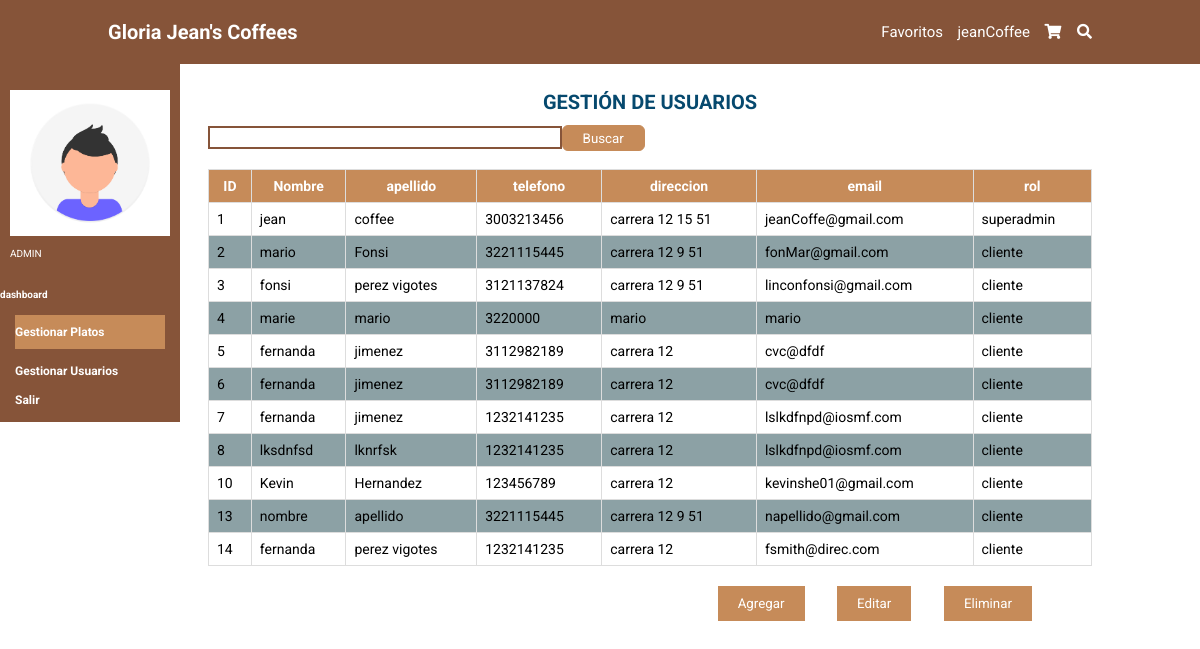
Screenshot of /dashboard/usuarios/ (signed in) with the database file from the repository.
### tables this page shows
CREATE TABLE usuario (id_usuario INTEGER PRIMARY KEY AUTOINCREMENT NOT NULL UNIQUE, nombre STRING (100) NOT NULL, apellido STRING (100) NOT NULL, telefono INTEGER NOT NULL, direccion STRING (50) NOT NULL, email STRING (100) NOT NULL, user STRING (50) NOT NULL UNIQUE, contraseña STRING (100) NOT NULL, rol STRING (20) NOT NULL DEFAULT cliente, estado CHAR (1) DEFAULT A NOT NULL);

### app.py (the view, shortened to what this page needs)
@app.route('/dashboard/usuarios/', methods=['GET', 'POST'])
def usuarios():
    form = search()
    if request.method == 'GET':
        sql = f'SELECT *FROM usuario'
        res = seleccion(sql)
    return render_template('usuarios.html', form=form, titulo='dashboard', res=res)

### forms.py
class search(FlaskForm):
    seh = TextField('Buscar')

### conexion.py (called while the page is built)
def seleccion(sql) -> list:
    try:
        with sqlite3.connect(URL_DB) as con:
            cur = con.cursor()
            res = cur.execute(sql).fetchall()
    except Exception:
        res = None
    return res

### templates/usuarios.html
{% extends 'base.html' %}
{% block cuerpo %}
    <section class="Gplatos">
        <div class="aside">
            <div class="user">
                <img src="{{ url_for('static',filename='img/foto.png')}}" class="fotico-dashboard" alt="" >
                <p class="rol">ADMIN</p>
            </div>
            <div class="plataforma">
                <h4>dashboard</h4>
            </div>
             <nav class="navbar-aside">
              <a href='/dashboard/platos/' class="dashboard-platos">Gestionar Platos</a>
              <a href='/dashboard/usuarios/' class="dashboard-usuarios">Gestionar Usuarios</a>
              <a href='/salir'>Salir</a>
            </nav>
        </div>
        <div class="tabla">
          <h1 class="text-title">GESTI&Oacute;N DE USUARIOS</h1><br>
          <form name='fbuscarD' id='fbuscarD' action='' method='POST'>
            <div class="buscar-plato">
              {{ form.seh(class="buscar") }}
              <input type="submit" class="btn_buscar" value="Buscar">
            </div>
          </form>
              <table>
                  <tr>
                    <th>ID</th>
                    <th>Nombre</th>
                    <th>apellido</th>
                    <th>telefono</th>
                    <th>direccion</th>
                    <th>email</th>
                    <th>rol</th>
                  </tr>
                  {% for i in res %}
                  <tr>
                    <td>{{ i[0] }}</td>
                    <td>{{ i[1] }}</td>
                    <td>{{ i[2] }}</td>
                    <td>{{ i[3] }}</td>
                    <td>{{ i[4] }}</td>
                    <td>{{ i[5] }}</td>
                    <td>{{ i[8] }}</td>
                  </tr>
                  {% endfor%}
                </table>
                <div class="botones">
                  <input type="submit" value="Agregar" href='/dashboard/platos/agregar_plato/'>
                  <input type="submit" value="Editar" href='/dashboard/platos/editar_plato/'>
                  <input type="submit" value="Eliminar">
              </div>
          </div>
    </section>
{% endblock %}

### templates/base.html (shortened to what this page needs)
<!DOCTYPE html>
<html lang="es">
  <head>
    <link rel="stylesheet" href="{{ url_for('static',filename='css/style.css')}}"/>
    <link
      rel="stylesheet"
      href="https://cdnjs.cloudflare.com/ajax/libs/font-awesome/5.15.4/css/all.min.css"
    />
</head>
    <body>
        <header>
            <a href="/home" class="logo">Gloria Jean's Coffees</a>
            <nav class="navbar">
                {% if 'user' in session %}
                <a href='/favoritos'>Favoritos</a>
                <a href='/perfil'>{{ session['user'] }}</a>
                {% else %}
                <a href='/login'>Entrar</a>
                <a href='/sign_in' id="principal">Registrarse</a>
                {% endif %}
                <a href='/shopping_car' id="carrito"><i class="fas fa-shopping-cart"></i> </a>
                <a href="/buscar" id="buscar"><i class="fas fa-search"></i> </a>
            </nav>
        </header>
        <div >
           {% block cuerpo %}{% endblock %}
        </div>
    </body>
</html>

### static/css/style.css (style rules this page uses)
:root { --marron: #865439; --marronclaro: #c68b59; }
* { border: 0; box-sizing: border-box; font-family: "Roboto", sans-serif; padding: 0; margin: 0; transition: all 0.2s linear; text-decoration: none; list-style: none; outline: none; }
html { font-size: 62.5%; overflow-x: hidden; scroll-behavior: smooth; scroll-padding-top: 6rem; }
section { padding: 2rem 9%; }
header { background-color: var(--marron); position: fixed; left: 0; right: 0; top: 0; display: flex; justify-content: space-between; align-items: center; padding: 2rem 9%; z-index: 1000; }
header .logo { color: #ffffff; font-size: 2rem; font-weight: bolder; }
header .navbar a { color: #ffffff; font-size: 1.5rem; margin-left: 1.2rem; }
.buscar { margin-top: 1px; color: black; border: 2px solid var(--marron); width: 40%; margin-bottom: 2rem; padding: .2rem; }
.text-title, .text-title-profile { margin-top: 5rem; font-size: 20px; color: #06496E; display: flex; justify-content: center; }
.Gplatos { padding: 2rem 0%; top:40px; color: #ffffff; display: flex; align-items: center; }
.tabla { padding: 2rem 9%; width: 100%; margin-left: 100px; }
.aside { background-color:var(--marron); width: 18rem; max-height:120vh; position: fixed; top: 60px; }
.user { padding:3rem 1rem; margin: auto; width:100%; }
.fotico-dashboard { width: 100%; margin-bottom: 1rem; }
.navbar-aside a { display: block; color: #ffffff; margin: 1.5rem; font-size: 1.2rem; font-weight: bolder; }
table { font-family: arial, sans-serif; border-collapse: collapse; width: 100%; margin-bottom: 2rem; }
td, th { border: 1px solid #dddddd; text-align: left; padding: 8px; }
td { font-size: 14px; color: #000; }
th { background-color: var(--marronclaro); text-align: center; font-size: 14px; }
tr:nth-child(odd) { background-color: #8CA1A5; }
.botones { position: absolute; right:138px; }
.botones input[type="submit"] { background: var(--marronclaro); color: #ffffff; padding: 1rem 2rem; margin-right: 3rem; cursor: pointer; }
.buscar-plato { display: flex; }
.btn_buscar { background-color: var(--marronclaro); padding: .2rem 2rem; height:26px; color: #ffffff; border: 1px solid var(--marronclaro); border-radius: .6rem; cursor: pointer; }
.dashboard-platos { background: var(--marronclaro); padding: 1rem 0; }

### rows the page displays
usuario: user "jeanCoffee", id_usuario "1", nombre "jean", apellido "coffee", telefono "3003213456", direccion "carrera 12 15 51", email "jeanCoffe@gmail.com", rol "superadmin"
usuario: id_usuario "2", nombre "mario", apellido "Fonsi", telefono "3221115445", direccion "carrera 12 9 51", email "fonMar@gmail.com", rol "cliente"
usuario: id_usuario "3", nombre "fonsi", apellido "perez vigotes", telefono "3121137824", direccion "carrera 12 9 51", email "linconfonsi@gmail.com", rol "cliente"
usuario: id_usuario "4", nombre "marie", apellido "mario", telefono "3220000", direccion "mario", email "mario", rol "cliente"
usuario: id_usuario "5", nombre "fernanda", apellido "jimenez", telefono "3112982189", direccion "carrera 12", email "cvc@dfdf", rol "cliente"
usuario: id_usuario "6", nombre "fernanda", apellido "jimenez", telefono "3112982189", direccion "carrera 12", email "cvc@dfdf", rol "cliente"
usuario: id_usuario "7", nombre "fernanda", apellido "jimenez", telefono "1232141235", direccion "carrera 12", email "lslkdfnpd@iosmf.com", rol "cliente"
usuario: id_usuario "8", nombre "lksdnfsd", apellido "lknrfsk", telefono "1232141235", direccion "carrera 12", email "lslkdfnpd@iosmf.com", rol "cliente"
usuario: id_usuario "10", nombre "Kevin", apellido "Hernandez", telefono "123456789", direccion "carrera 12", email "kevinshe01@gmail.com", rol "cliente"
usuario: id_usuario "13", nombre "nombre", apellido "apellido", telefono "3221115445", direccion "carrera 12 9 51", email "napellido@gmail.com", rol "cliente"
usuario: id_usuario "14", nombre "fernanda", apellido "perez vigotes", telefono "1232141235", direccion "carrera 12", email "fsmith@direc.com", rol "cliente"
